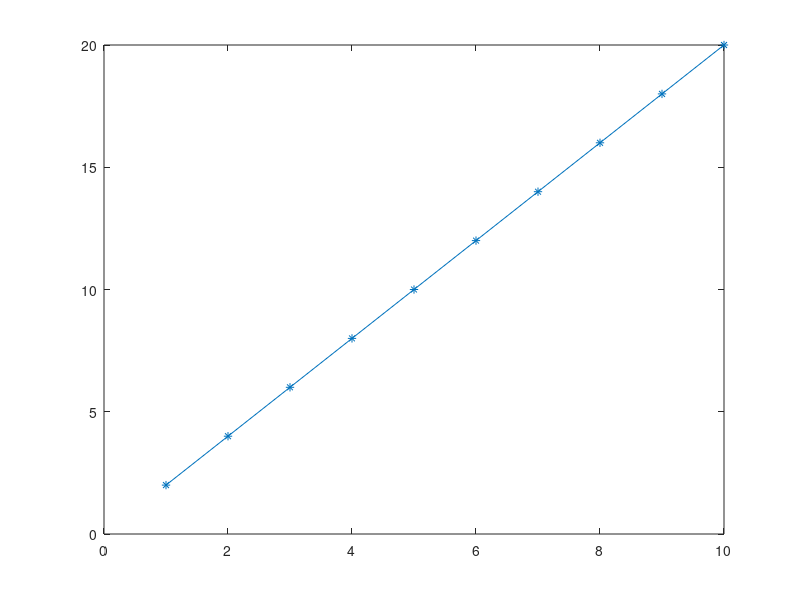

Write the MATLAB code that produced this figure. (Note: this script raises an error after producing the figure.)
clc
clear all
close all
x = linspace(1,10,10);
y = 2.*x;
p = plot(x,y,'-*');

dt = datatip(p,3.5,7,'SnapToDataVertex','off');